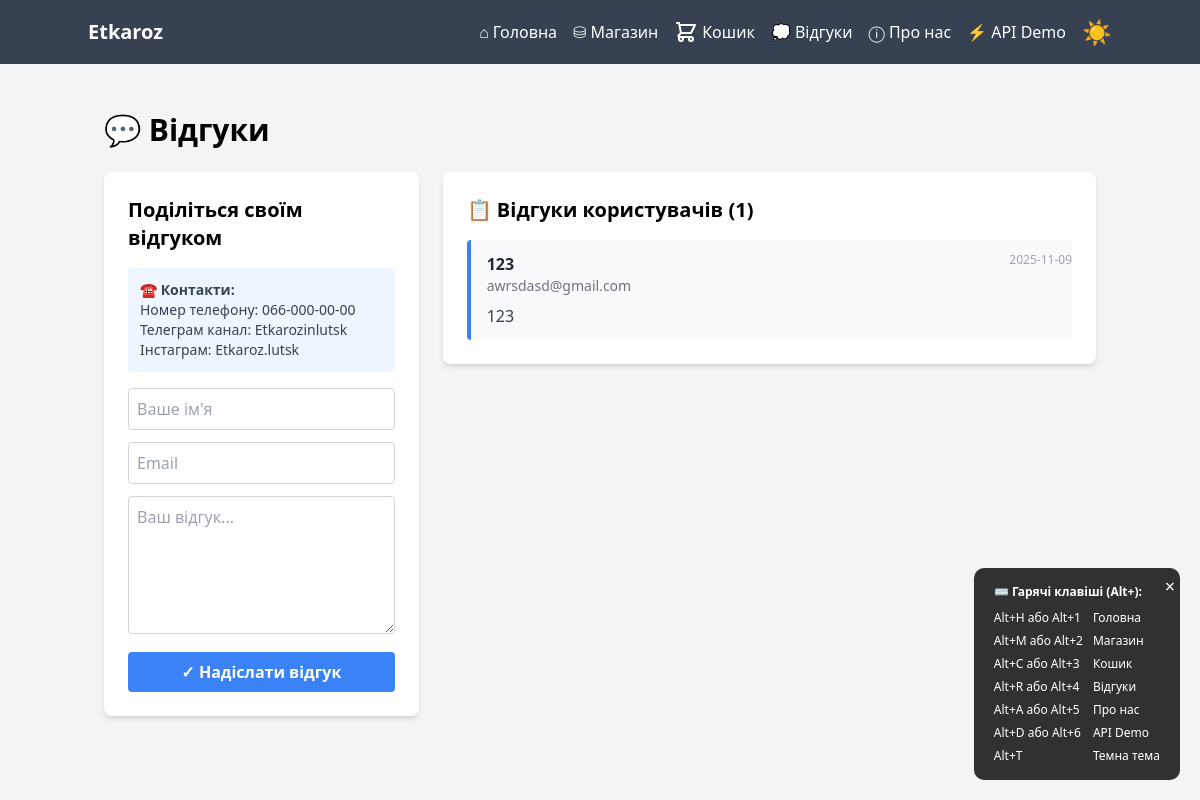
Page /reviews on the earlier database version.
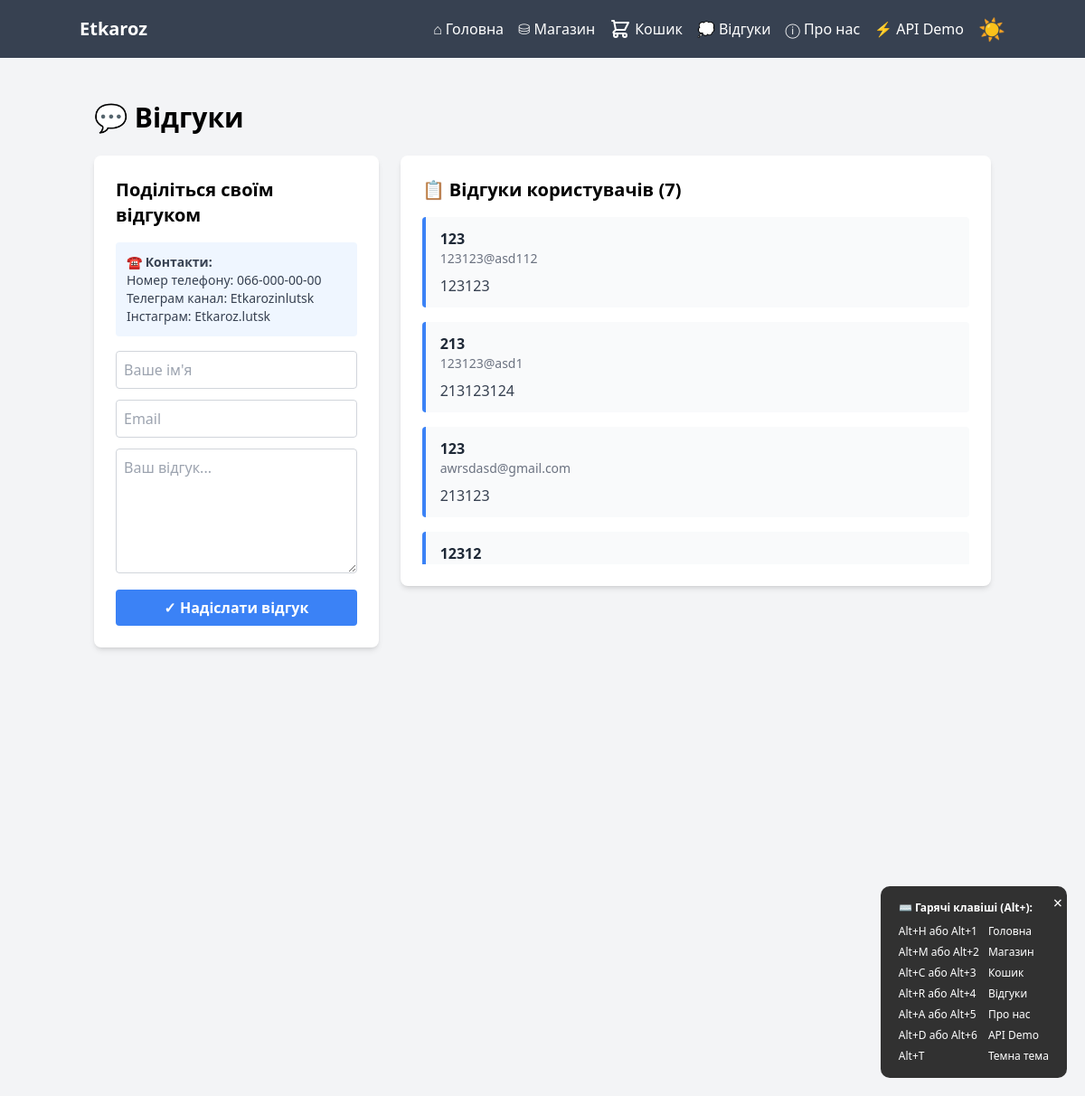
Same page on the later database version.
### tables this page shows
CREATE TABLE feedback (
            id INTEGER PRIMARY KEY AUTOINCREMENT,
            name TEXT,
            email TEXT,
            message TEXT,
            created_at TEXT
        );

### app.py (the view)
@app.route('/reviews', methods=['GET'])
def reviews_page():
    db = get_db()
    cur = db.execute('SELECT id, name, email, message, created_at FROM feedback ORDER BY created_at DESC')
    reviews = [row_to_obj(r) for r in cur.fetchall()]
    return render_template('reviews.html', reviews=reviews)

### app.py (called while the page is built)
def get_db():
    if 'db' not in g:
        conn = sqlite3.connect(DB_PATH)
        conn.row_factory = sqlite3.Row
        g.db = conn
        global _db_initialized
        if not _db_initialized:
            initialize_db(conn)
            _db_initialized = True
    return g.db

def row_to_obj(row):
    if row is None:
        return None
    return SimpleNamespace(**dict(row))

### templates/reviews.html (shortened to what this page needs)
{% extends "base.html" %}
{% block content %}
<h1 class="text-3xl font-bold mb-6">💬 Відгуки</h1>
<div class="grid grid-cols-1 lg:grid-cols-3 gap-6">
    <div class="lg:col-span-1">
        <div class="bg-white p-6 rounded-lg shadow-md">
            <h2 class="text-xl font-semibold mb-4">Поділіться своїм відгуком</h2>
            <div class="mb-4 p-3 bg-blue-50 rounded text-sm text-gray-700">
                <p><strong>☎️ Контакти:</strong></p>
                <p>Номер телефону: 066-000-00-00</p>
                <p>Телеграм канал: Etkarozinlutsk</p>
                <p>Інстаграм: Etkaroz.lutsk</p>
            </div>
            <form action="{{ url_for('create_feedback') }}" method="post" class="space-y-3">
                <input
                    type="text"
                    name="name"
                    placeholder="Ваше ім'я"
                    required
                    class="w-full p-2 border border-gray-300 rounded focus:outline-none focus:border-blue-500"
                />
                <input
                    type="email"
                    name="email"
                    placeholder="Email"
                    required
                    class="w-full p-2 border border-gray-300 rounded focus:outline-none focus:border-blue-500"
                />
                <textarea
                    name="message"
                    placeholder="Ваш відгук..."
                    required
                    class="w-full p-2 border border-gray-300 rounded focus:outline-none focus:border-blue-500"
                    rows="5"
                ></textarea>
                <button
                    type="submit"
                    class="w-full bg-blue-500 hover:bg-blue-600 text-white font-semibold px-4 py-2 rounded transition-colors duration-300"
                >
                    ✓ Надіслати відгук
                </button>
            </form>
        </div>
    </div>
    <div class="lg:col-span-2">
        <div class="bg-white p-6 rounded-lg shadow-md">
            <h2 class="text-xl font-semibold mb-4">📋 Відгуки користувачів ({{ reviews|length }})</h2>
            {% if reviews %}
                <div class="space-y-4 max-h-96 overflow-y-auto">
                    {% for review in reviews|reverse %}
                        <div class="border-l-4 border-blue-500 pl-4 py-3 bg-gray-50 rounded">
                            <div class="flex justify-between items-start mb-2">
                                <div>
                                    <p class="font-semibold text-gray-800">{{ review.name }}</p>
                                    <p class="text-sm text-gray-500">{{ review.email }}</p>
                                </div>
                                <p class="text-xs text-gray-400">
                                    {% if review.created_at %}
                                        {{ review.created_at[:10] }}
                                    {% endif %}
                                </p>
                            </div>
                            <p class="text-gray-700">{{ review.message }}</p>
                        </div>
                    {% endfor %}
                </div>
            {% else %}
                <div class="text-center py-8 text-gray-500">
                    <p class="text-lg">😔 Відгуків ще немає</p>
                    <p class="text-sm">Будьте першим, хто залишить відгук!</p>
                </div>
            {% endif %}
        </div>
    </div>
</div>
{% endblock %}

### templates/base.html (shortened to what this page needs)
<!DOCTYPE html>
<html lang="uk">
<head>
    <script src="https://cdn.tailwindcss.com"></script>
</head>
<body class="bg-gray-100">
    <nav class="bg-gray-700 p-4">
        <div class="container mx-auto flex justify-between items-center">
            <a href="/" class="text-white text-xl font-bold transition-transform duration-300 hover:scale-110">Etkaroz</a>
            <div class="hidden md:flex space-x-4 items-center">
                <a href="/" class="text-white hover:text-blue-200 transition-colors duration-300 flex items-center gap-1">
                    <span>⌂</span>
                    Головна
                </a>
                <a href="/market" class="text-white hover:text-blue-200 transition-colors duration-300 flex items-center gap-1">
                    <span>⛁</span>
                    Магазин
                </a>
                <a href="/cart" class="text-white hover:text-blue-200 transition-colors duration-300 flex items-center gap-1">
                    <svg class="w-6 h-6" fill="none" stroke="currentColor" viewBox="0 0 24 24">
                        <path stroke-linecap="round" stroke-linejoin="round" stroke-width="2" d="M3 3h2l.4 2M7 13h10l4-8H5.4M7 13L5.4 5M7 13l-2.293 2.293c-.63.63-.184 1.707.707 1.707H17m0 0a2 2 0 100 4 2 2 0 000-4zm-8 2a2 2 0 11-4 0 2 2 0 014 0z"></path>
                    </svg>
                    Кошик
                </a>
                <a href="/reviews" class="text-white hover:text-blue-200 transition-colors duration-300 flex items-center gap-1">
                    <span>💭</span>
                    Відгуки
                </a>
                <a href="/about" class="text-white hover:text-blue-200 transition-colors duration-300 flex items-center gap-1">
                    <span>ⓘ</span>
                    Про нас
                </a>
                <a href="/api-demo" class="text-white hover:text-blue-200 transition-colors duration-300 flex items-center gap-1">
                    <span>⚡</span>
                    API Demo
                </a>
                <button id="theme-toggle" class="theme-toggle text-2xl" title="Змінити тему">☀️</button>
            </div>
        </div>
    </nav>
    <div class="container mx-auto mt-8 p-4">
        {% block content %}{% endblock %}
    </div>
</body>
</html>

### templates/base.html (style rules this page uses)
.theme-toggle { transition: transform 0.3s ease; cursor: pointer; }

Differences in the rows shown:
removed feedback: name "123", email "awrsdasd@gmail.com", created_at "2025-11-09", message "123"
added feedback: name "123", email "123123@asd112", message "123123"
added feedback: name "213", email "123123@asd1", message "213123124"
added feedback: name "123", email "awrsdasd@gmail.com", message "213123"
added feedback: name "12312"
Other differences:
{{ reviews|length }}: "1" → "7"
